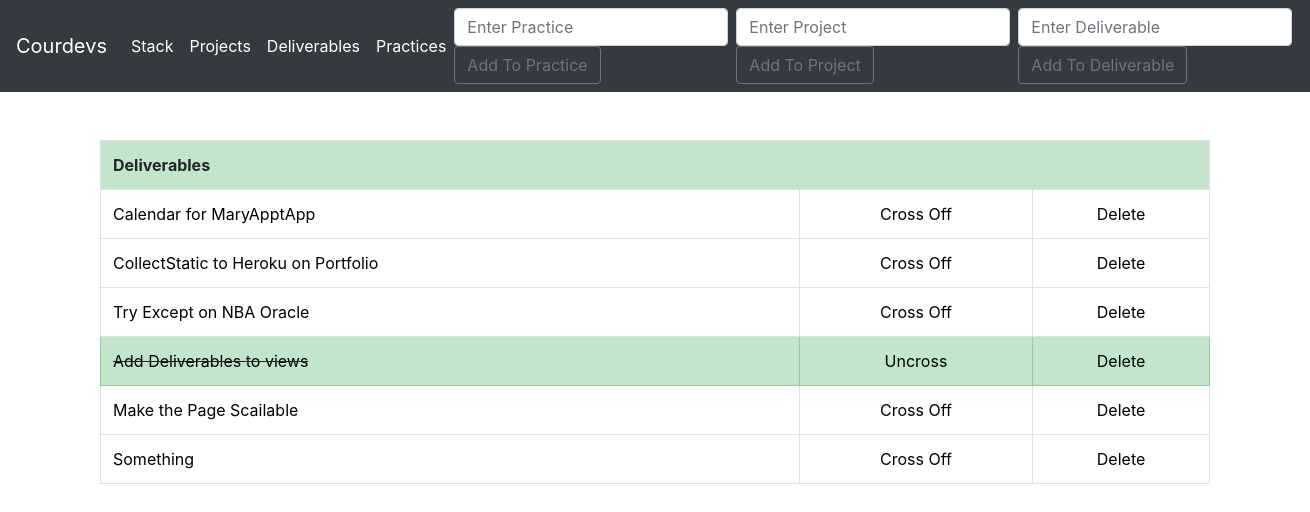
The page /deliverables/ on the database as committed earlier.
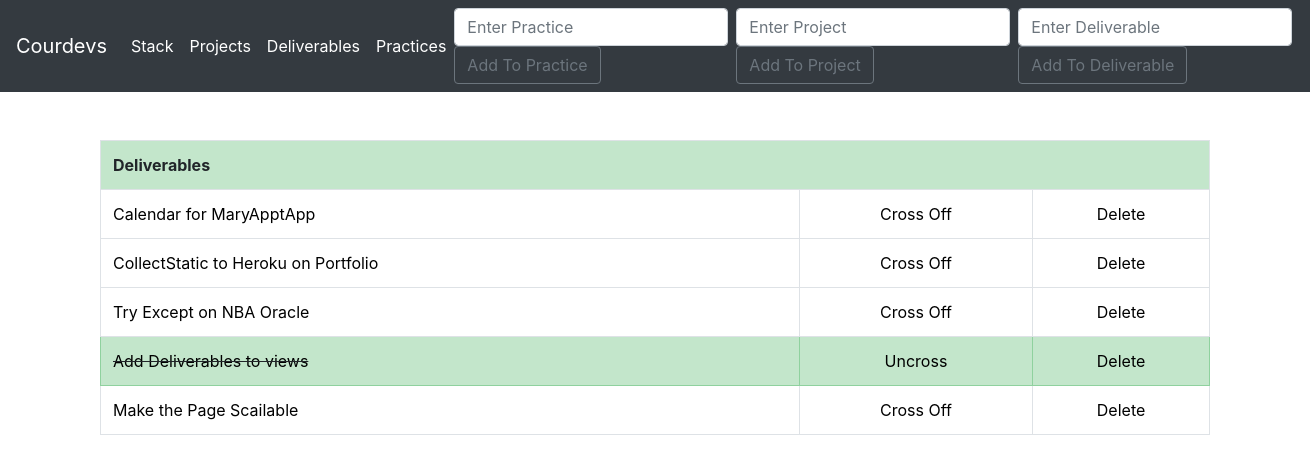
The same page on the database as committed later.
### todoTwo/models.py (models this page shows, shortened)
class Deliverables(models.Model):
	delivs = models.CharField(max_length=200)
	completeddelivs = models.BooleanField(default=False)

### todoTwo/views.py (the view, shortened to what this page needs)
# urls.py: path('deliverables/', views.deliverables, name='deliverables'),
def deliverables(request):
	if request.method == 'POST':
		form = ListForm(request.POST or None)
		if form.is_valid(): #if information on form is valid
			form.save()     #save the info
			all_items = List.objects.all
			messages.success(request, ("Practice Has Been Added To 'Practices' List"))
			return render(request, 'todo.html', {'all_items': all_items})
	else:
		all_delivs = Deliverables.objects.all
		return render(request, 'deliverables.html', {'all_delivs': all_delivs})

### todoTwo/templates/deliverables.html (shortened to what this page needs)
{% extends 'base.html' %}
{% block content %}
<div class="container">
	<br>
		{% if all_delivs %}
		<table class="table table-bordered">
			<th class="table table-success" colspan="4">Deliverables</th>
			{% for things in all_delivs %}
				{% if things.completeddelivs %}
					<tr class="table-success">
						<td class="striker3"><a href="{% url 'edit_deliv' things.id %}" style="color: black">{{ things.delivs }}</td>
						<td><center><a href="{% url 'uncross_deliv' things.id %}" style="color: black">Uncross</center></td>
						<td><center><a href="{% url 'deletedeliverable' things.id %}" style="color: black">Delete</a></center></td>
					</tr>
				{% else %}
					<tr>
						<td><a href="{% url 'edit_deliv' things.id %}" style="color: black">{{ things.delivs }}</td>
						<td><center><a href="{% url 'cross_off_deliv' things.id %}" style="color: black">Cross Off</center></td>
						<td><center><a href="{% url 'deletedeliverable' things.id %}" style="color: black">Delete</a></center></td>
					</tr>
				{% endif %}
			{% endfor %}
		</table>
		{% endif %}
</div>
{% endblock %}

Rows that differ between the two databases and show on the page:
removed Deliverables: delivs "Something"
